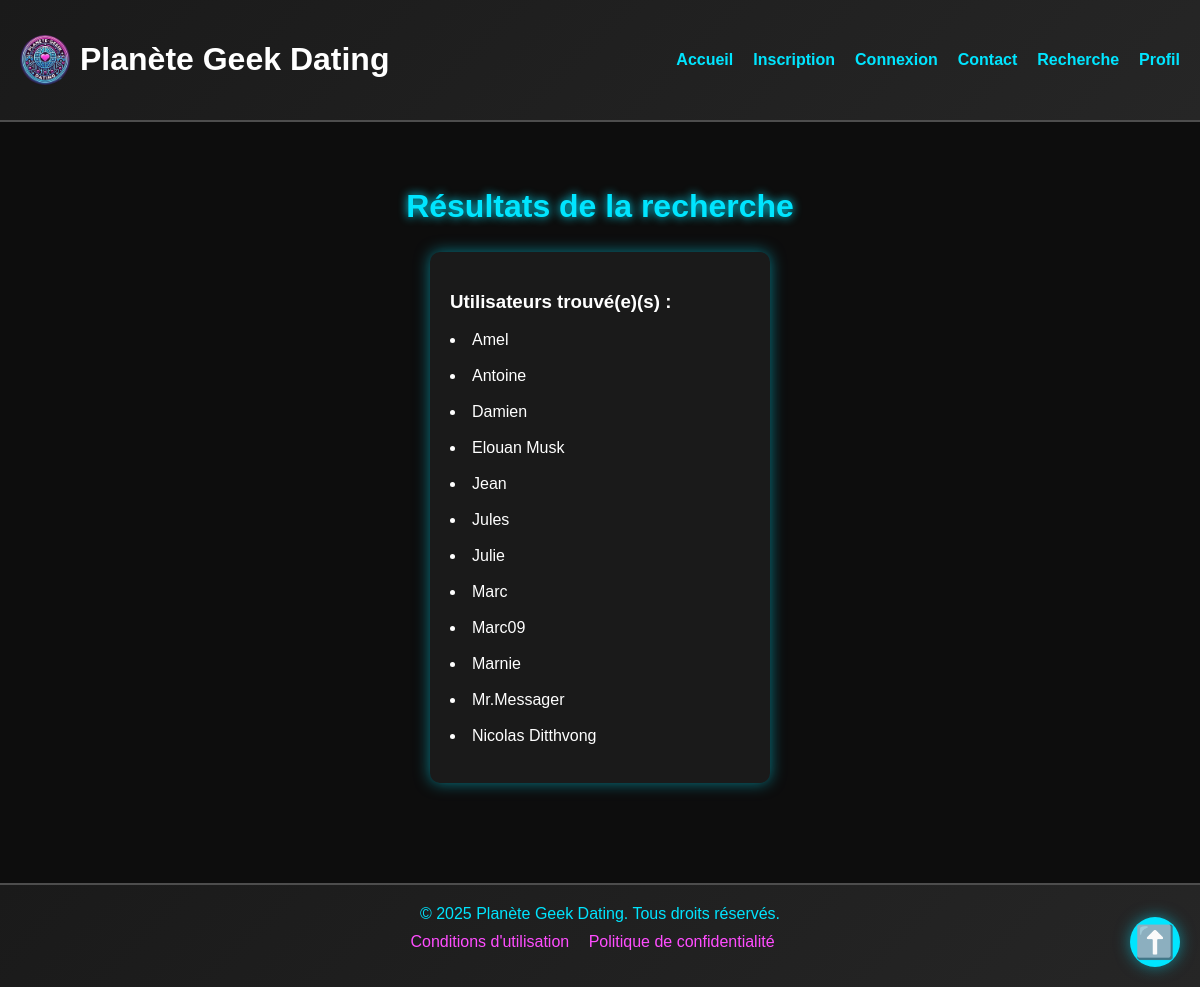
Page /resultats on the committed database.
### tables this page shows
CREATE TABLE "infos_joueur" (
	"name_id"	TEXT UNIQUE,
	"sexe"	TEXT,
	"age"	INTEGER,
	"fav_game"	TEXT,
	"screen_time_moy"	INTEGER,
	"heure_sommeil"	INTEGER,
	"addiction"	TEXT,
	"nb_douches"	INTEGER,
	"nb_ex"	INTEGER,
	"fav_soda"	TEXT,
	"fav_bonbons"	TEXT,
	"pourcent_selfcontrol"	INTEGER,
	"discord"	TEXT,
	"mdp"	TEXT UNIQUE
);

### app.py (the view, shortened to what this page needs)
@app.route('/resultats', methods=['POST', 'GET'])
def resultats():
    username = request.form.get('username')
    sexe = request.form.get('sexe')
    age = request.form.get('age')
    jeu = request.form.get('jeu')
    temps = request.form.get('temps')
    addiction = request.form.get('addiction')
    douches = request.form.get('douches')
    exs = request.form.get('exs')
    soda = request.form.get('soda')
    bonbon = request.form.get('bonbon')
    selfcontrol = request.form.get('selfcontrol')
    discord = request.form.get('discord')
    sommeil = request.form.get('sommeil')
    conn = get_db_connection(DATABASE)
    curseur = conn.cursor()
    conditions = []
    params = []
    if sexe:
        conditions.append("sexe = ?")
        params.append(sexe)
    if jeu:
        conditions.append("fav_game = ?")
        params.append(jeu)
    if addiction:
        conditions.append("addiction = ?")
        params.append(addiction)
    if douches:
        conditions.append("nb_douches = ?")
        params.append(douches)
    if exs:
        conditions.append("nb_ex = ?")
        params.append(exs)
    if soda:
        conditions.append("fav_soda = ?")
        params.append(soda)
    if bonbon:
        conditions.append("fav_bonbons = ?")
        params.append(bonbon)
    if selfcontrol:
        conditions.append("pourcent_selfcontrol = ?")
        params.append(selfcontrol)
    if discord:
        conditions.append("discord = ?")
        params.append(discord)
    if sommeil:
        conditions.append("heure_sommeil = ?")
        params.append(sommeil)
    if username:
        conditions.append("name_id = ?")
        params.append(username)
    query = "SELECT name_id FROM infos_joueur"
    if conditions:
        query += " WHERE " + " OR ".join(conditions)
    print("Requête SQL :", query)
    print("Paramètres :", params)
    curseur.execute(query, params)
    data = [row[0] for row in curseur.fetchall()]
    conn.commit()
    conn.close()
    return render_template('resultats.html', data=data)

### app.py (called while the page is built)
def get_db_connection(DATABASE):
    conn = sqlite3.connect(DATABASE)
    conn.row_factory = sqlite3.Row
    return conn

### templates/resultats.html (shortened to what this page needs)
<!DOCTYPE html>
<html lang="fr">
<head>
    <link rel="stylesheet" href="{{ url_for('static', filename='styles.css') }}">
</head>
<body id="top">
    <header>
        <div class="logo">
            <img src="{{url_for('static', filename='logo circulaire.webp')}}" alt="Logo Planète Geek Dating">
            <h1><a class="home_button" href="{{url_for('index')}}">Planète Geek Dating</a></h1>
        </div>
        <nav>
            <ul>
                <li><a href="{{url_for('index')}}">Accueil</a></li>
                <li><a href="{{url_for('index', section='signup')}}">Inscription</a></li>
                <li><a href="{{url_for('Connexion')}}">Connexion</a></li>
                <li><a href="{{url_for('Contacts')}}">Contact</a></li>
                <li><a href="{{url_for('recherche')}}">Recherche</a></li>
                <li><a href="{{url_for('profil')}}">Profil</a></li>
            </ul>
        </nav>
    </header>
    <main>
        <section id="results">
            <h2>Résultats de la recherche</h2>
            <div class="profile-list">
                <div class="profile-card">
                    <h3>Utilisateurs trouvé(e)(s) :</h3>
            {% for pseudo in data %}
            <li>
                <a class="linkin" href="{{ url_for('profil_user_', username=pseudo) }}">{{ pseudo }}</a>
                <br>
                <br>
            </li>
            {% endfor %}
                </div>
            </div>
        </section>
    </main>
    <footer>
        <p>&copy; 2025 Planète Geek Dating. Tous droits réservés.</p>
        <ul>
            <li><a href="#terms">Conditions d'utilisation</a></li>
            <li><a href="#privacy">Politique de confidentialité</a></li>
        </ul>
    </footer>
    <a href="#top" class="back-to-top" aria-label="Remonter en haut">⬆️</a>
</body>
</html>

### static/styles.css (style rules this page uses)
:root { --primary-color: #00e5ff; --secondary-color: #ff4dff; --bg-color: #0d0d0d; --text-color: #ffffff; }
body { font-family: 'Arial', sans-serif; margin: 0; padding: 0; background-color: var(--bg-color); color: var(--text-color); }
.back-to-top { position: fixed; bottom: 20px; right: 20px; width: 50px; height: 50px; background-color: var(--primary-color); color: var(--bg-color); text-align: center; line-height: 50px; font-size: 2rem; border-radius: 50%; box-shadow: 0 0 15px rgba(0, 229, 255, 0.5); text-decoration: none; transition: all 0.3s ease; }
.profile-card { background-color: #1a1a1a; padding: 20px; border-radius: 10px; box-shadow: 0 0 15px rgba(0, 229, 255, 0.5); width: 300px; color: var(--text-color); text-align: left; transition: transform 0.3s ease, box-shadow 0.3s ease; }
.profile-list { display: flex; flex-wrap: wrap; gap: 20px; justify-content: center; }
.home_button, .home_button:visited, .home_button:hover, .home_button:focus { color: white; text-decoration: none; }
header { background: linear-gradient(135deg, #1a1a1a, #262626); padding: 20px; display: flex; justify-content: space-between; align-items: center; border-bottom: 2px solid #4d4d4d; }
header .logo { display: flex; align-items: center; }
header .logo img { height: 50px; margin-right: 10px; border-radius: 50%; object-fit: cover; }
header nav ul { list-style-type: none; margin: 0; padding: 0; display: flex; gap: 20px; }
header nav ul li a { color: #00e5ff; text-decoration: none; font-weight: bold; transition: color 0.3s; }
main { padding: 40px 20px; text-align: center; }
main section { margin-bottom: 60px; }
main h2 { font-size: 2rem; color: #00e5ff; text-shadow: 0 0 10px #00e5ff; }
footer { background: linear-gradient(135deg, #1a1a1a, #262626); padding: 20px; text-align: center; border-top: 2px solid #4d4d4d; }
footer p { margin: 0; color: #00e5ff; }
footer ul { list-style-type: none; padding: 0; margin-top: 10px; }
footer ul li { display: inline; margin-right: 15px; }
footer ul li a { color: #ff4dff; text-decoration: none; transition: color 0.3s; }
.linkin { color: white; text-decoration: none; font-size: 15; }

### rows in the picture
infos_joueur: name "Amel"
infos_joueur: name "Antoine"
infos_joueur: name "Damien"
infos_joueur: name "Elouan Musk"
infos_joueur: name "Jean"
infos_joueur: name "Jules"
infos_joueur: name "Julie"
infos_joueur: name "Marc"
infos_joueur: name "Marc09"
infos_joueur: name "Marnie"
infos_joueur: name "Mr.Messager"
infos_joueur: name "Nicolas Ditthvong"
